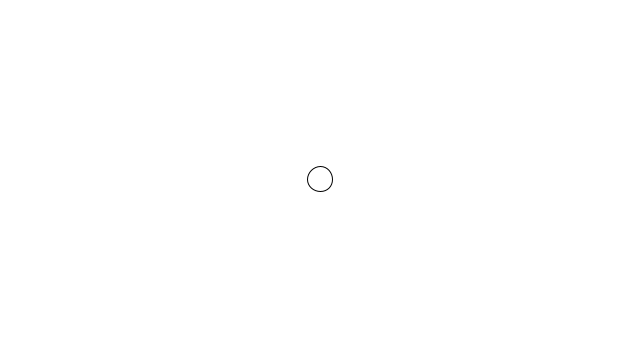
Frame 1 (no input)
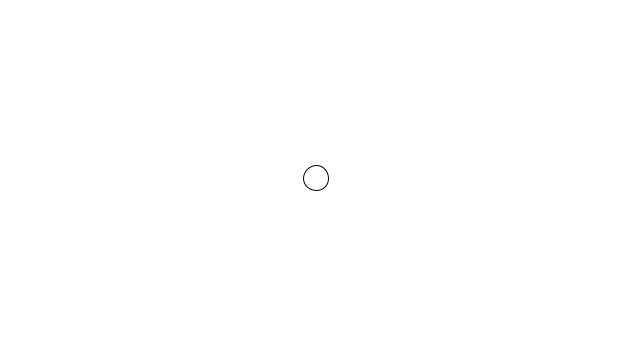
Frame 60 (the mouse pressed at the canvas centre just before this capture)
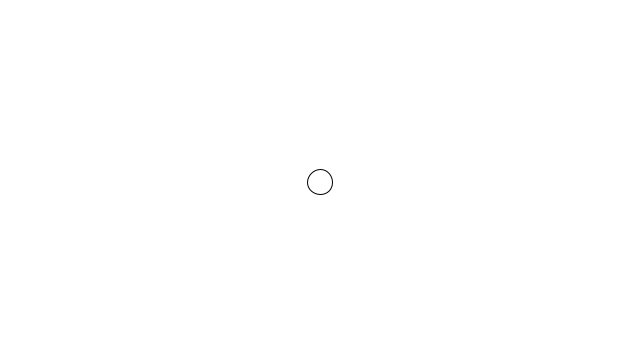
Frame 120 (the mouse held since frame 60 and released just before this capture)

The Processing sketch that drew these frames (run headless with seeded random() and noise(); from frame 60 on, the mouse is pressed at the canvas centre):

// Processing sketch: processing_169439
// ── processing_169439.pde

////////////////////////////////////////////
//  random walker
////////////////////////////////////////////
///// クラス定義
class Walker{ //クラス名の最初は大文字で
  int x;      //状態変数
  int y;      //状態変数
  Walker(){   //コンストラクタ（初期化のためのメソッド．new で呼び出される）
    x = width/2;  //窓の中心に
    y = height/2; //窓の中心に
  }
  void display(){ //表示用メソッド
    background(255);
    stroke(0);    //黒色に
    ellipse(x, y, 25, 25);  //座標(x, y)に点を描画
  }
  void step(){    //「歩く」メソッド
 // 0,1,2,3 のいずれか
    if(mouseX - x > 0 && mouseY - y >0)
    {
     int choice = int(random(6));
     if(choice == 0 || choice == 4){
          x++;
        }else if(choice == 1 ){
          x--;
        }else if(choice == 2 || choice == 5){
          y++;
        }else{
          y--;
        }
      }
      else if(mouseX-x > 0 && mouseY-y < 0)
      {
       int choice = int(random(6));
        if(choice == 0 || choice == 4){
          x++;
        }else if(choice == 1 ){
          x--;
        }else if(choice == 2){
          y++;
        }else{
          y--;
        }
      }
      else if(mouseX-x < 0 && mouseY-y > 0)
      {
       int choice = int(random(6));
        if(choice == 0){
          x++;
        }else if(choice == 1  || choice == 4){
          x--;
        }else if(choice == 2  || choice == 5){
          y++;
        }else{
          y--;
        }
      }
       else if(mouseX-x < 0 && mouseY-y < 0)
      {
       int choice = int(random(6));
        if(choice == 0 ){
          x++;
        }else if(choice == 1 || choice == 4){
          x--;
        }else if(choice == 2){
          y++;
        }else{
          y--;
        }
      }
      else
      {
       int choice = int(random(4));
        if(choice == 0 ){
          x++;
        }else if(choice == 1 ){
          x--;
        }else if(choice == 2){
          y++;
        }else{
          y--;
        }
      }
     }
   }

/////
Walker w;            //「Walker型」の「変数」（オブジェクト） w の宣言
/////
void setup(){        //「前準備」
  size(640,360);
  w = new Walker();  // オブジェクト w の生成
  background(255);
}
/////
void draw(){         //「メイン関数」（無限ループ）
  w.step();          //オブジェクト w に歩かせる
  w.display();       //オブジェクト w に自分を表示してもらう
}
/////
